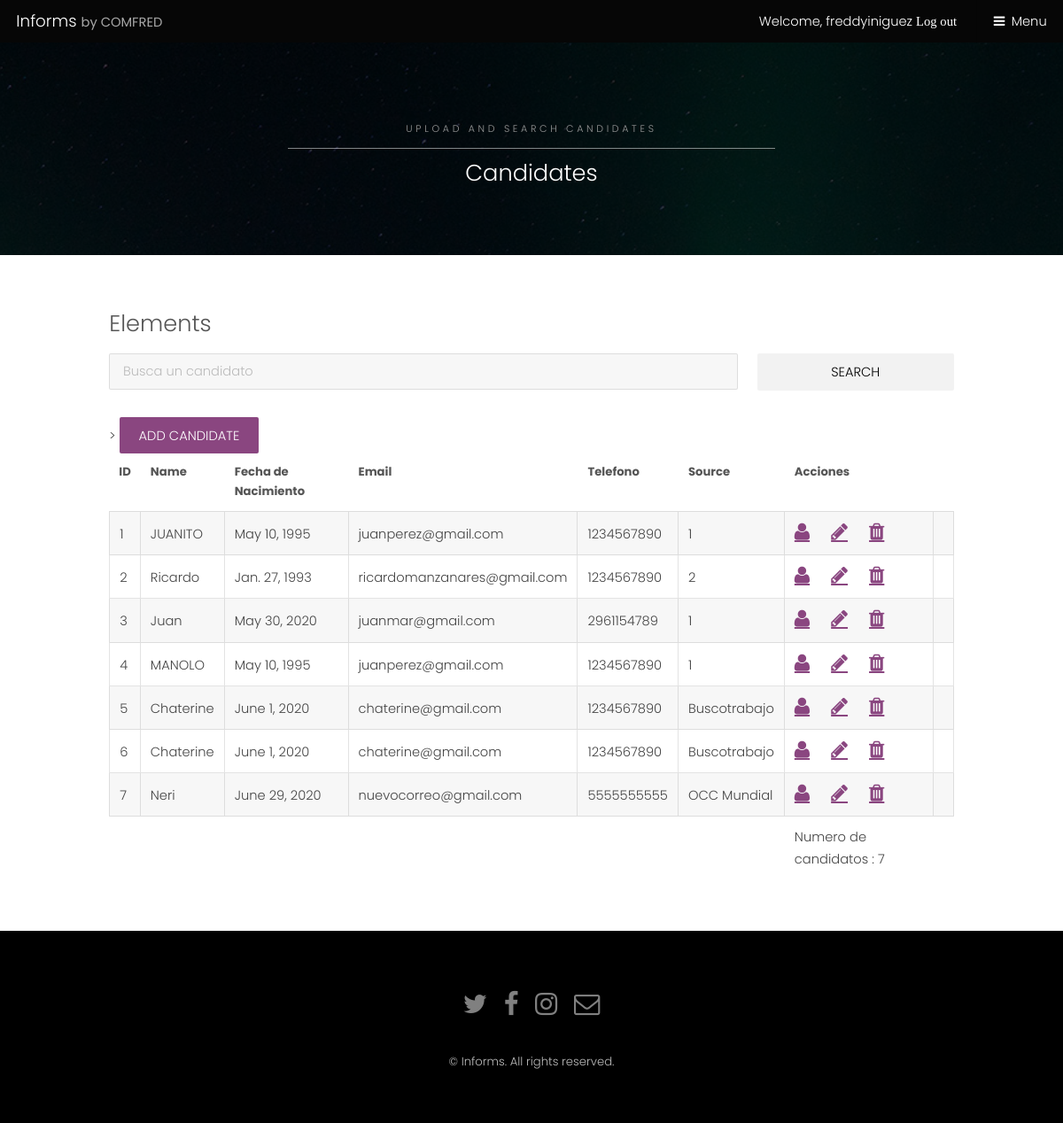
The page /candidates/ (signed in) on the database its author committed.
### candidates/models.py (models this page shows, shortened)
class Candidate(models.Model):
    recruiter = models.ForeignKey(settings.AUTH_USER_MODEL, on_delete = models.CASCADE)
    first_name = models.CharField(null = False, max_length=50)
    second_name = models.CharField(null=True, blank=True, max_length=50)
    last_name = models.CharField(null=False, max_length=50)
    second_last_name = models.CharField(null=True, blank=True, max_length=50)
    birthdate = models.DateField(null=False)
    email = models.EmailField(null = False)
    phone = models.CharField(max_length=10, null=False, default='1234567890')
    comments = models.TextField(null=True, blank=True)
    created_date = models.DateField(null=False, default=timezone.now)
    SOURCE_OPTIONS = (
        ('SELECIONAR', 'SELECIONAR'),
        ('Bolsa de trabajo UV', 'Bolsa de trabajo UV'),
        ('OCC Mundial', 'OCC Mundial'),
        ('Buscotrabajo', 'Buscotrabajo'),
        ('Quierotrabajo', 'Quierotrabajo')
    )
    source = models.CharField(choices=SOURCE_OPTIONS, max_length=200, default='SELECCIONAR')
    STATUS_OPCIONS = (
        ('AVAILABLE', 'AVAILABLE'),
        ('INTERVIEW', 'INTERVIEW'),
        ('NOT AVAILABLE', 'NOT AVAILABLE'),
        ('HIRED', 'HIRED'),
    )
    status = models.CharField(choices=STATUS_OPCIONS, max_length=200, default='AVAILABLE')

### candidates/views.py (the view)
# urls.py: path('', views.candidates, name='candidates'),
@login_required
def candidates(request):
    if request.method == 'POST':
        query = request.POST.get('query')
        candidate_list = Candidate.objects.filter(first_name__contains=query)
        return render(request, 'candidates/index.html', { 'candidate_list': candidate_list })
    else:
        candidate_list = Candidate.objects.all()
        return render(request, 'candidates/index.html', { 'candidate_list': candidate_list })

### candidates/templates/candidates/index.html (shortened to what this page needs)
{% extends 'candidates/base.html' %}
{% load static %}
{% block content %}
<section id="One" class="wrapper style3" style="background-image:url({% static 'images/bg.jpg' %})">
    <div class="inner">
        <header class="align-center">
            <p>Upload and search candidates</p>
            <h2>Candidates</h2>
        </header>
    </div>
</section>
<div id="main" class="container">
        <h2 id="elements">Elements</h2>
         <form method="post" action="{% url 'candidates' %}">
            <div class="row uniform">
                <div class="9u 12u$(small)">
                    <input type="text" name="query" id="query" value="" placeholder="Busca un candidato" />
                </div>
                <div class="3u$ 12u$(small)">
                    <input type="submit" value="Search" class="fit" />
                </div>
            </div>
        </form>
    >
                    <a href="{% url 'candidate_add' %}" style="margin-bottom: 10px;" class="button special">Add candidate</a>
                    <div class="table-wrapper">
                        <table class="alt">
                            <thead>
                                <tr>
                                    <th>ID</th>
                                    <th>Name</th>
                                    <th>Fecha de Nacimiento</th>
                                    <th>Email</th>
                                    <th>Telefono</th>
                                    <th>Source</th>
                                    <th>Acciones</th>
                                </tr>
                            </thead>
                            <tbody>
                                {% for candidate in candidate_list %}
                                    <tr>
                                    <td>{{candidate.pk}}</td>
                                    <td>{{candidate.first_name}}</td>
                                    <td>{{candidate.birthdate}}</td>
                                    <td>{{candidate.email}}</td>
                                    <td>{{candidate.phone}}</td>
                                    <td>{{candidate.source }}</td>
                                    <td>
                                        <a style="font-size: 1.5em; margin-right: 20px" class="fa fa-user"href="{% url 'candidate_profile' candidate.pk %}"></a>
                                        <a style="font-size: 1.5em; margin-right: 20px" class="fa fa-pencil" href={% url 'candidate_edit' candidate.pk %}></a>
                                        <a style="font-size: 1.5em; margin-right: 20px" class="fa fa-trash"></a>
                                    <td>
                                    </td>
                                </tr>
                                {% endfor %}
                            </tbody>
                            <tfoot>
                                <tr>
                                    <td colspan="6"></td>
                                    <td>Numero de candidatos : {{candidate_list.count}}</td>
                                </tr>
                            </tfoot>
                        </table>
                    </div>
</div>
{% endblock %}

### candidates/templates/candidates/base.html (shortened to what this page needs)
{% load static %}
<html>
    <head>
        <link rel="stylesheet" href="{% static 'css/main.css' %}" />
        <link rel="stylesheet" href="{% static 'css/font-awesome.min.css' %}" />
    </head>
    <body class="subpage">
			<header id="header">
				<div class="logo"><a href="{% url 'homepage' %}">Informs <span>by COMFRED</span></a></div>
				{% if user.is_authenticated %}
					<a href="{% url 'logout' %}?next=/">Welcome, {{user.username}} <span class="fa fa-sing-out">Log out</span></a>
				{% else %}
					<a href="/accounts/login/?next=/">Login <span class="fa fa-sing-in">Log out</span></a>
				{% endif %}
				<a href="#menu">Menu</a>
			</header>
        {% block content %}
        {% endblock %}
			<footer id="footer">
				<div class="container">
					<ul class="icons">
						<li><a href="#" class="icon fa-twitter"><span class="label">Twitter</span></a></li>
						<li><a href="#" class="icon fa-facebook"><span class="label">Facebook</span></a></li>
						<li><a href="#" class="icon fa-instagram"><span class="label">Instagram</span></a></li>
						<li><a href="#" class="icon fa-envelope-o"><span class="label">Email</span></a></li>
					</ul>
				</div>
				<div class="copyright">
					&copy; Informs. All rights reserved.
				</div>
			</footer>
    </body>
</html>

### rows shown on the page
Candidate: pk "1", first_name "JUANITO", birthdate "May 10, 1995", email "juanperez@gmail.com", phone "1234567890", source "1"
Candidate: pk "2", first_name "Ricardo", birthdate "Jan. 27, 1993", email "ricardomanzanares@gmail.com", phone "1234567890", source "2"
Candidate: pk "3", first_name "Juan", birthdate "May 30, 2020", email "juanmar@gmail.com", phone "2961154789", source "1"
Candidate: pk "4", first_name "MANOLO", birthdate "May 10, 1995", email "juanperez@gmail.com", phone "1234567890", source "1"
Candidate: pk "5", first_name "Chaterine", birthdate "June 1, 2020", email "chaterine@gmail.com", phone "1234567890", source "Buscotrabajo"
Candidate: pk "6", first_name "Chaterine", birthdate "June 1, 2020", email "chaterine@gmail.com", phone "1234567890", source "Buscotrabajo"
Candidate: pk "7", first_name "Neri", birthdate "June 29, 2020", email "nuevocorreo@gmail.com", phone "5555555555", source "OCC Mundial"

### other values the page prints
{{ user.username }} "freddyiniguez"
{{ candidate_list.count }} "7"
